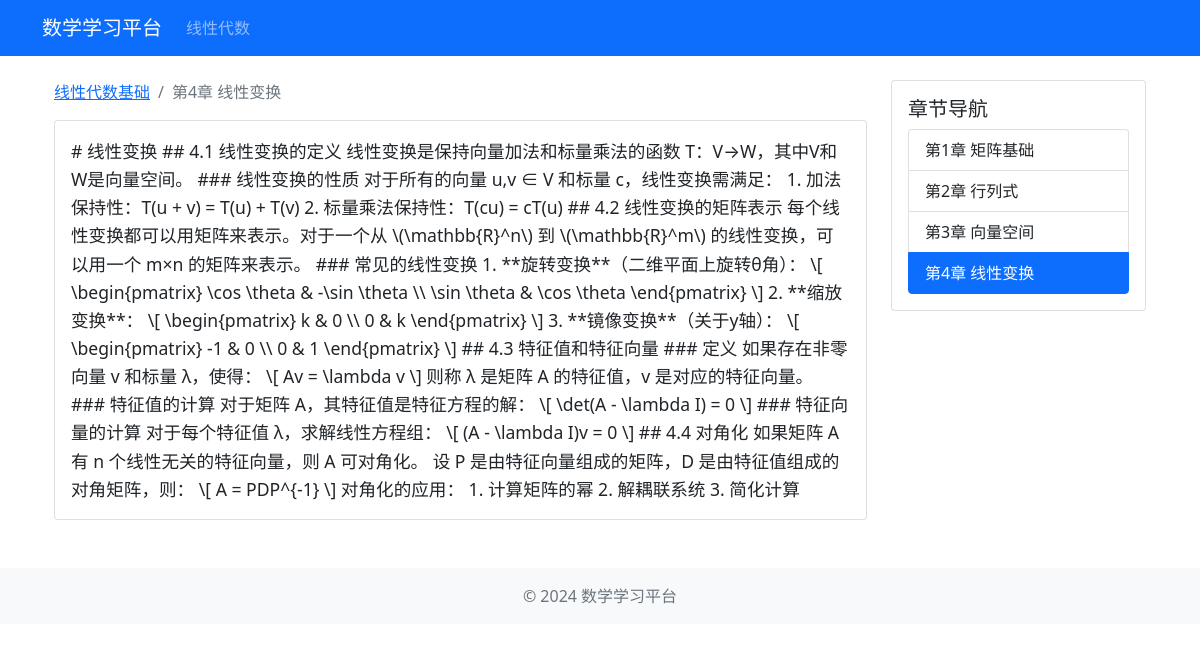
/course/chapter/4, run on the app's committed database.
### models.py (models this page shows)
class Course(db.Model):
    id = db.Column(db.Integer, primary_key=True)
    title = db.Column(db.String(100), nullable=False)
    description = db.Column(db.Text)
    category = db.Column(db.String(50))  # 线性代数/高数/概率论
    created_at = db.Column(db.DateTime, default=datetime.utcnow)
    updated_at = db.Column(db.DateTime, default=datetime.utcnow, onupdate=datetime.utcnow)
    chapters = db.relationship('Chapter', backref='course', lazy=True, order_by='Chapter.order')

class Chapter(db.Model):
    id = db.Column(db.Integer, primary_key=True)
    title = db.Column(db.String(100), nullable=False)
    content = db.Column(db.Text)
    order = db.Column(db.Integer, default=0)
    course_id = db.Column(db.Integer, db.ForeignKey('course.id'), nullable=False)
    created_at = db.Column(db.DateTime, default=datetime.utcnow)
    updated_at = db.Column(db.DateTime, default=datetime.utcnow, onupdate=datetime.utcnow)

### routes/course.py (the view)
@course_bp.route('/chapter/<int:chapter_id>')
def chapter_detail(chapter_id):
    try:
        current_app.logger.info(f'访问章节详情页面，章节ID: {chapter_id}')
        chapter = Chapter.query.get_or_404(chapter_id)
        current_app.logger.info(f'找到章节 - ID: {chapter.id}, 标题: {chapter.title}')
        return render_template('course/chapter_detail.html', chapter=chapter)
    except Exception as e:
        current_app.logger.error(f'访问章节详情页面出错: {str(e)}')
        current_app.logger.error(traceback.format_exc())
        return render_template('errors/500.html'), 500

### templates/course/chapter_detail.html (shortened to what this page needs)
{% extends "base.html" %}
{% block content %}
<div class="container">
    <div class="row">
        <div class="col-md-9">
            <nav aria-label="breadcrumb">
                <ol class="breadcrumb">
                    <li class="breadcrumb-item"><a href="{{ url_for('course.linear_algebra') }}">{{ chapter.course.title }}</a></li>
                    <li class="breadcrumb-item active">{{ chapter.title }}</li>
                </ol>
            </nav>
            <div class="card">
                <div class="card-body chapter-content">
                    {{ chapter.content|safe }}
                </div>
            </div>
        </div>
        <div class="col-md-3">
            <div class="card">
                <div class="card-body">
                    <h5 class="card-title">章节导航</h5>
                    <div class="list-group">
                        {% for ch in chapter.course.chapters %}
                        <a href="{{ url_for('course.chapter_detail', chapter_id=ch.id) }}"
                           class="list-group-item list-group-item-action {% if ch.id == chapter.id %}active{% endif %}">
                            {{ ch.title }}
                        </a>
                        {% endfor %}
                    </div>
                </div>
            </div>
        </div>
    </div>
</div>
{% endblock %}

### templates/course/chapter_detail.html (style rules this page uses)
.chapter-content { font-size: 1.1em; line-height: 1.6; }

### data on the page
Course: course "线性代数基础"
Chapter: title "第4章 线性变换", content "# 线性变换 ## 4.1 线性变换的定义 线性变换是保持向量加法和标量乘法的函数 T：V→W，其中V和W是向量空间。 ### 线性变换的性质 对于所有的向量 u,v ∈ V 和标量 c，线性变换需满足： 1. 加法保持性：T(u + v) = T(u) + T(v) 2. 标量乘法保持性：T(cu) = cT(u) ## 4.2 线性变换的矩阵表示 每个线性变换都可以用矩阵来表示。对于一个从 \\(\\mathbb{R}^n\\) 到 \\(\\mathbb{R}^m\\) 的线性变换，可以用一个 m×n 的矩阵来表示。 ### 常见的线性变换 1. **旋转变换**（二维平面上旋转θ角）： \\[ \\begin{pmatrix} \\cos \\theta & -\\sin \\theta \\\\ \\sin \\theta & \\cos \\theta \\end{pmatrix} \\] 2. **缩放变换**： \\[ \\begin{pmatrix} k & 0 \\\\ 0 & k \\end{pmatrix} \\] 3. **镜像变换**（关于y轴）： \\[ \\begin{pmatrix} -1 & 0 \\\\ 0 & 1 \\end{pmatrix} \\] ## 4.3 特征值和特征向量 ### 定义 如果存在非零向量 v 和标量 λ，使得： \\[ Av = \\lambda v \\] 则称 λ 是矩阵 A 的特征值，v 是对应的特征向量。 ### 特征值的计算 对于矩阵 A，其特征值是特征方程的解： \\[ \\det(A - \\lambda I) = 0 \\] ### 特征向量的计算 对于每个特征值…"
Chapter: title "第1章 矩阵基础"
Chapter: title "第2章 行列式"
Chapter: title "第3章 向量空间"
